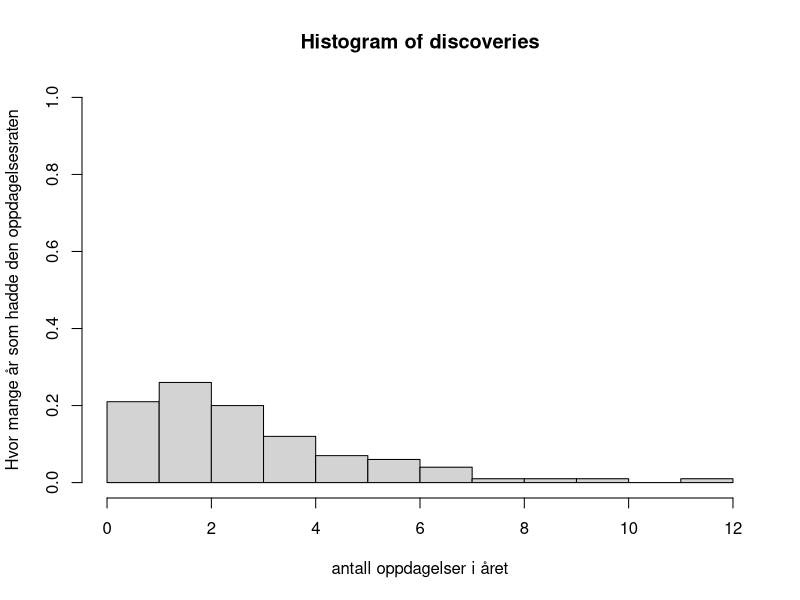
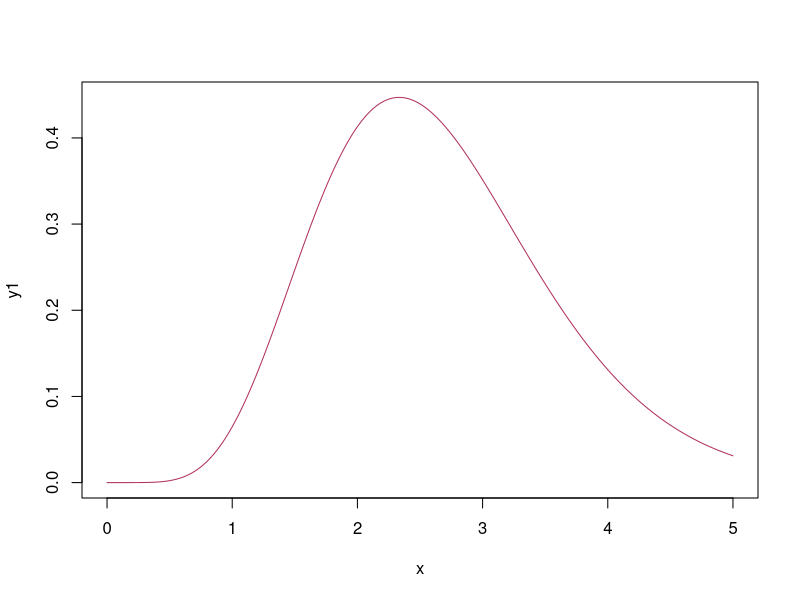
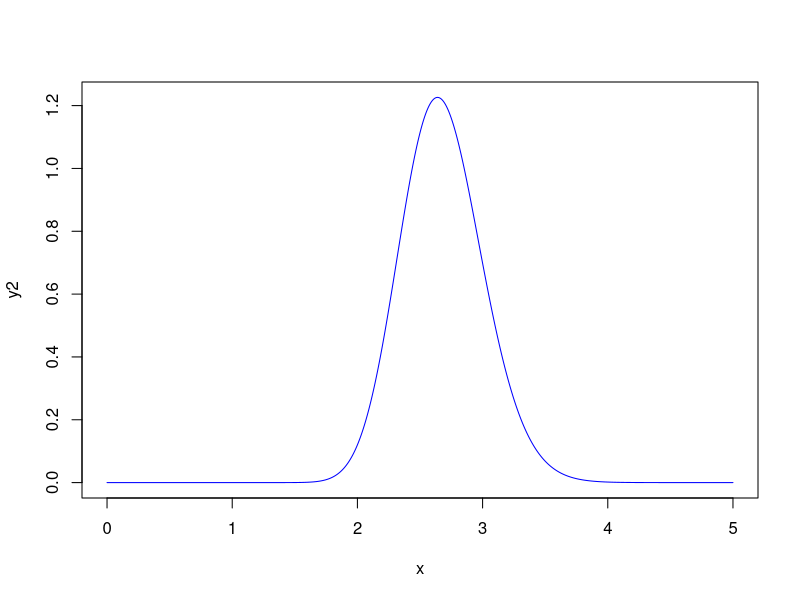
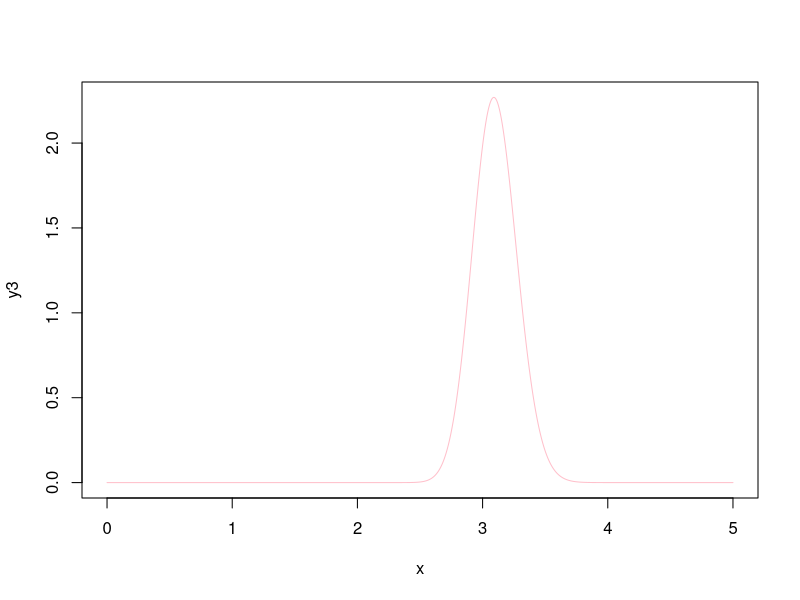
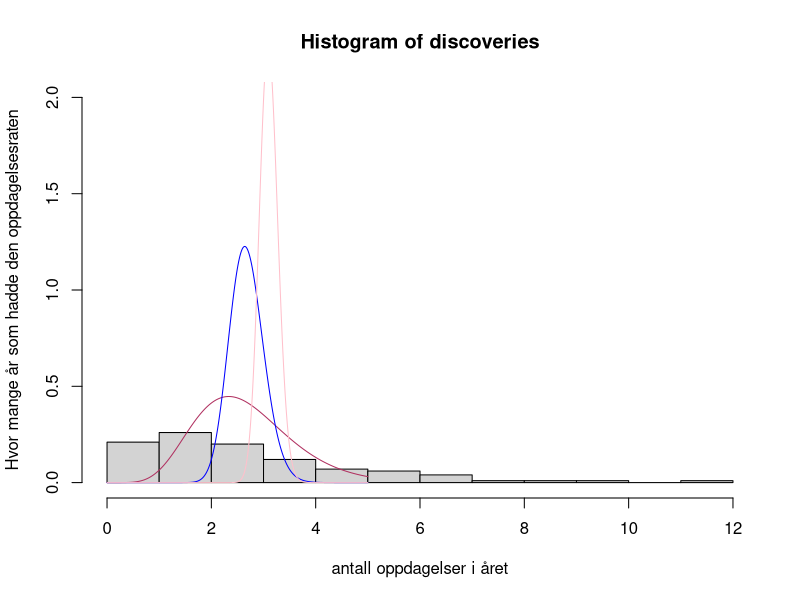

Recreate these plots in R, in order.
library(datasets)
bæsj=discoveries
bæsj
#Histogram
k=12
hist(discoveries,breaks=k,ylab = "Hvor mange år som hadde den oppdagelsesraten",
     xlab = "antall oppdagelser i året", probability = TRUE, ylim = c(0,1))
k0=0
tau0=0


#Etter 3 år
t=3
n=sum(discoveries[1:3])
k1=k0+n
tau1=tau0+t
x=seq(0,5,0.001)
y1=dgamma(x, k1, tau1)
plot(x,y1, type='l',col="maroon")


#Neste 22 år. Totalt 25 år
n=sum(discoveries[4:25])
t=22
k2=k1+n
tau2=tau1+t
y2=dgamma(x, k2, tau2)
plot(x,y2, type='l',col="blue")


#Neste 75 år. Totalt 100 år
n=sum(discoveries[26:100])
t=75
k3=k2+n
tau3=tau2+t
y3=dgamma(x, k3, tau3)
plot(x,y3, type='l',col="pink")




hist(discoveries,breaks=k,ylab = "Hvor mange år som hadde den oppdagelsesraten",
     xlab = "antall oppdagelser i året", probability = TRUE, ylim = c(0,2))
lines(x,y1, type='l',col="maroon", ylim = c(0,3))
lines(x,y2, type='l',col="blue")
lines(x,y3, type='l',col="pink")

# Finne P(X=5)
X = 2
tau3/(tau3-X)
x10 = round(dnbinom(5,k3,tau3/(tau3+2))*100, 4)

paste("P (X=5) over to år vil dæ være ", x10, "%")


